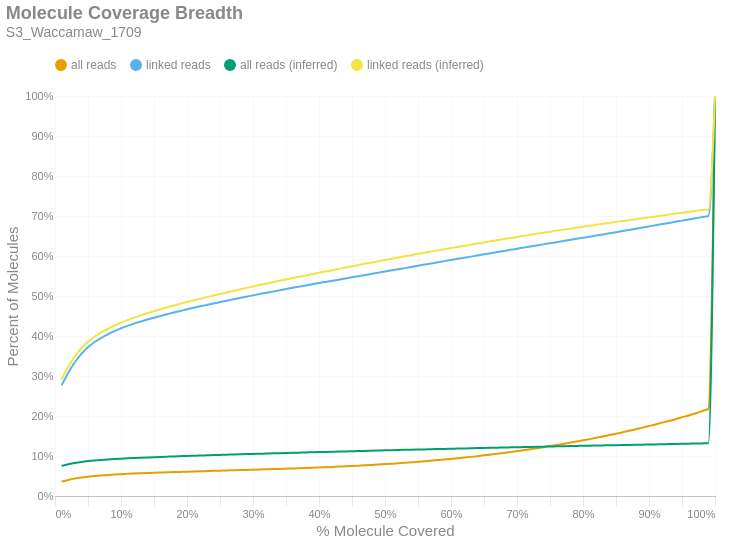

The code cell stored with this chart in its notebook:
### Markdown cell above
### Molecule Read Coverage
This chart shows molecule coverage breadth as computed by the number of bases aligned to that molecule. In other words, "*how much of each unique long molecule is actually sequenced/aligned?*" Keep in mind there is a distinction between sequences and alignments, since some sequences belonging to a particular molecule may not align well and wouldn't appear in the alignment data. This chart also shows molecule coverage breadth as computed by the *inferred fragment* from which the aligned sequences originate. Unlike read coverage, this calculation takes into account the total insert size, including unsequenced gaps between the forward and reverse reads. Like the previous figures, these are cumulative percents.

### Code cell
if SKIPLR:
    print_html(f"Skipped")
else:
    binned_df = consolidated_hist(valids['coverage_bp'], mask, 0.01, True)
    binned_df_inf = consolidated_hist(valids['coverage_inserts'], mask, 0.01, True)
    binned_df = binned_df.with_columns(pl.lit(binned_df_inf['all reads (cumsum)']).alias('all reads (inferred)'))
    binned_df = binned_df.with_columns(pl.lit(binned_df_inf['linked reads (cumsum)']).alias('linked reads (inferred)'))
    binned_df = binned_df.with_columns(
        (pl.col('bin').cast(pl.Float64) + 0.01).alias('right_edge')
    )

    with SafeRender(binned_df):
        (
            density_plot(binned_df, 'Molecule Coverage Breadth', samplename, 'molcov', ['all reads (inferred)','linked reads (inferred)'])
            .encode(
                #x=alt.X('bin:Q', title="% Molecule Covered").axis(format = '%').scale(padding=0),
                x=alt.X('right_edge:Q', title="% Molecule Covered").axis(format='%').scale(padding=0),
                y=alt.Y('value:Q', title='Percent of Molecules')
                    .axis(format='%')
                    .stack(False)
                    .scale(domainMin=0, padding=0),
                color=alt.Color("key:N").scale(domain = ["all reads", "linked reads", "all reads (inferred)", "linked reads (inferred)"]),
                tooltip = [
                    alt.Tooltip("key:N", title = "Data Type"),
                    alt.Tooltip("range_label:N", title="% Molecule Covered"),
                    alt.Tooltip("value:Q", format = ".2%", title="% Molecules")
                ]
            )
        ).display()

### Figure 1 — Vega-Lite specification as saved in the notebook (floating-point values rounded to 4 significant figures)
{"width": "container", "height": 400, "config": {"title": {"anchor": "start", "dy": -15, "fontSize": 18, "color": "#888888", "subtitleColor": "#888888", "subtitleFontSize": 14}, "arc": {"fill": "#0072B2"}, "axis": {"domainColor": "#888888", "domainWidth": 0.5, "gridWidth": 0.2, "grid": false, "titleFontWeight": 400, "titleFontSize": 15, "labelFontSize": 11, "labelColor": "#888888", "tickColor": "#888888", "tickWidth": 0.2, "titleColor": "#888888"}, "axisBand": {"grid": false}, "axisX": {"grid": true, "tickSize": 10, "domainCap": "round"}, "axisY": {"domain": false, "grid": true, "tickSize": 0, "domainCap": "round"}, "background": "transparent", "header": {"labelFontSize": 15, "labelColor": "#888888", "titleFontSize": 15, "titleFontWeight": 600, "titleColor": "#888888"}, "legend": {"labelFont": "sans-serif", "labelFontSize": 12, "labelColor": "#888888", "symbolSize": 100, "symbolType": "circle", "titleFontSize": 12, "titlePadding": 10, "titleColor": "#888888", "title": null, "orient": "top"}, "range": {"category": ["#E69F00", "#56B4E9", "#009E73", "#F0E442", "#0072B2", "#D55E00", "#CC79A7", "#000000"], "diverging": ["#cfe8f3", "#a2d4ec", "#73bfe2", "#46abdb", "#1696d2", "#12719e"]}, "area": {"fill": "#0072B2", "fillOpacity": 0.7, "line": true, "strokeOpacity": 0.7}, "line": {"color": "#0072B2", "stroke": "#0072B2", "strokeWidth": 2}, "trail": {"color": "#0072B2", "stroke": "#0072B2", "strokeWidth": 0, "size": 1}, "point": {"filled": true, "fillOpacity": 1.0, "size": 95}, "text": {"color": "#888888", "fontSize": 11, "align": "right", "fontWeight": 400, "size": 11}, "bar": {"fill": "#0072B2", "stroke": null}, "view": {"stroke": null, "continuousWidth": 660, "continuousHeight": 400}}, "data": {"name": "data-d1b18b7b6f2449c4186a0391a775c529"}, "mark": {"type": "line", "interpolate": "monotone", "point": {"opacity": 0, "size": 275}}, "encoding": {"color": {"field": "key", "scale": {"domain": ["all reads", "linked reads", "all reads (inferred)", "linked reads (inferred)"]}, "type": "nominal"}, "tooltip": [{"field": "key", "title": "Data Type", "type": "nominal"}, {"field": "range_label", "title": "% Molecule Covered", "type": "nominal"}, {"field": "value", "format": ".2%", "title": "% Molecules", "type": "quantitative"}], "x": {"axis": {"format": "%"}, "field": "right_edge", "scale": {"padding": 0}, "title": "% Molecule Covered", "type": "quantitative"}, "y": {"axis": {"format": "%"}, "field": "value", "scale": {"domainMin": 0, "padding": 0}, "stack": false, "title": "Percent of Molecules", "type": "quantitative"}}, "params": [{"name": "param_c36ac31b6afebe62", "select": {"type": "point", "fields": ["key"]}, "bind": "legend"}], "title": {"text": "Molecule Coverage Breadth", "subtitle": "S3_Waccamaw_1709"}, "transform": [{"fold": ["all reads (cumsum)", "linked reads (cumsum)", "all reads (inferred)", "linked reads (inferred)"]}, {"calculate": "replace(datum.key, ' (cumsum)', '')", "as": "key"}, {"filter": {"param": "param_c36ac31b6afebe62"}}], "usermeta": {"embedOptions": {"downloadFileName": "S3_Waccamaw_1709.molcov"}}, "$schema": "https://vega.github.io/schema/vega-lite/v6.1.0.json", "datasets": {"data-d1b18b7b6f2449c4186a0391a775c529": [{"bin": "0.0", "interval": "0.0-0.01", "all reads": 0.03617, "linked reads": 0.2766, "all reads (cumsum)": 0.03617, "linked reads (cumsum)": 0.2766, "range_label": "0.0-0.01", "all reads (inferred)": 0.07533, "linked reads (inferred)": 0.2918, "right_edge": 0.01}, {"bin": "0.01", "interval": "0.01-0.02", "all reads": 0.004023, "linked reads": 0.0312, "all reads (cumsum)": 0.0402, "linked reads (cumsum)": 0.3078, "range_label": "0.01-0.02", "all reads (inferred)": 0.07929, "linked reads (inferred)": 0.3229, "right_edge": 0.02}, {"bin": "0.02", "interval": "0.02-0.03", "all reads": 0.00341, "linked reads": 0.02661, "all reads (cumsum)": 0.04361, "linked reads (cumsum)": 0.3344, "range_label": "0.02-0.03", "all reads (inferred)": 0.08261, "linked reads (inferred)": 0.3491, "right_edge": 0.03}, {"bin": "0.03", "interval": "0.03-0.04", "all reads": 0.002699, "linked reads": 0.021, "all reads (cumsum)": 0.04631, "linked reads (cumsum)": 0.3554, "range_label": "0.03-0.04", "all reads (inferred)": 0.08518, "linked reads (inferred)": 0.3694, "right_edge": 0.04}, {"bin": "0.04", "interval": "0.04-0.05", "all reads": 0.002091, "linked reads": 0.01632, "all reads (cumsum)": 0.0484, "linked reads (cumsum)": 0.3717, "range_label": "0.04-0.05", "all reads (inferred)": 0.08725, "linked reads (inferred)": 0.3854, "right_edge": 0.05}, {"bin": "0.05", "interval": "0.05-0.06", "all reads": 0.001701, "linked reads": 0.01321, "all reads (cumsum)": 0.0501, "linked reads (cumsum)": 0.3849, "range_label": "0.05-0.06", "all reads (inferred)": 0.0889, "linked reads (inferred)": 0.3981, "right_edge": 0.06}, {"bin": "0.06", "interval": "0.06-0.07", "all reads": 0.001338, "linked reads": 0.01027, "all reads (cumsum)": 0.05144, "linked reads (cumsum)": 0.3952, "range_label": "0.06-0.07", "all reads (inferred)": 0.09026, "linked reads (inferred)": 0.4088, "right_edge": 0.07}, {"bin": "0.07", "interval": "0.07-0.08", "all reads": 0.00117, "linked reads": 0.009053, "all reads (cumsum)": 0.05261, "linked reads (cumsum)": 0.4042, "range_label": "0.07-0.08", "all reads (inferred)": 0.09145, "linked reads (inferred)": 0.418, "right_edge": 0.08}, {"bin": "0.08", "interval": "0.08-0.09", "all reads": 0.001037, "linked reads": 0.007965, "all reads (cumsum)": 0.05364, "linked reads (cumsum)": 0.4122, "range_label": "0.08-0.09", "all reads (inferred)": 0.09247, "linked reads (inferred)": 0.426, "right_edge": 0.09}, {"bin": "0.09", "interval": "0.09-0.1", "all reads": 0.0008905, "linked reads": 0.006814, "all reads (cumsum)": 0.05453, "linked reads (cumsum)": 0.419, "range_label": "0.09-0.1", "all reads (inferred)": 0.0934, "linked reads (inferred)": 0.4331, "right_edge": 0.1}, {"bin": "0.1", "interval": "0.1-0.11", "all reads": 0.0008121, "linked reads": 0.006188, "all reads (cumsum)": 0.05535, "linked reads (cumsum)": 0.4252, "range_label": "0.1-0.11", "all reads (inferred)": 0.09424, "linked reads (inferred)": 0.4397, "right_edge": 0.11}, {"bin": "0.11", "interval": "0.11-0.12", "all reads": 0.0007661, "linked reads": 0.005798, "all reads (cumsum)": 0.05611, "linked reads (cumsum)": 0.431, "range_label": "0.11-0.12", "all reads (inferred)": 0.09503, "linked reads (inferred)": 0.4458, "right_edge": 0.12}, {"bin": "0.12", "interval": "0.12-0.13", "all reads": 0.000673, "linked reads": 0.005106, "all reads (cumsum)": 0.05678, "linked reads (cumsum)": 0.4361, "range_label": "0.12-0.13", "all reads (inferred)": 0.09578, "linked reads (inferred)": 0.4517, "right_edge": 0.13}, {"bin": "0.13", "interval": "0.13-0.14", "all reads": 0.0006589, "linked reads": 0.004985, "all reads (cumsum)": 0.05744, "linked reads (cumsum)": 0.4411, "range_label": "0.13-0.14", "all reads (inferred)": 0.09648, "linked reads (inferred)": 0.457, "right_edge": 0.14}, {"bin": "0.14", "interval": "0.14-0.15", "all reads": 0.0006264, "linked reads": 0.004742, "all reads (cumsum)": 0.05807, "linked reads (cumsum)": 0.4458, "range_label": "0.14-0.15", "all reads (inferred)": 0.09715, "linked reads (inferred)": 0.4622, "right_edge": 0.15}, {"bin": "0.15", "interval": "0.15-0.16", "all reads": 0.0005791, "linked reads": 0.004372, "all reads (cumsum)": 0.05865, "linked reads (cumsum)": 0.4502, "range_label": "0.15-0.16", "all reads (inferred)": 0.09777, "linked reads (inferred)": 0.467, "right_edge": 0.16}, {"bin": "0.16", "interval": "0.16-0.17", "all reads": 0.000568, "linked reads": 0.004352, "all reads (cumsum)": 0.05922, "linked reads (cumsum)": 0.4546, "range_label": "0.16-0.17", "all reads (inferred)": 0.09837, "linked reads (inferred)": 0.4717, "right_edge": 0.17}, {"bin": "0.17", "interval": "0.17-0.18", "all reads": 0.0005639, "linked reads": 0.004244, "all reads (cumsum)": 0.05978, "linked reads (cumsum)": 0.4588, "range_label": "0.17-0.18", "all reads (inferred)": 0.09897, "linked reads (inferred)": 0.4763, "right_edge": 0.18}, {"bin": "0.18", "interval": "0.18-0.19", "all reads": 0.0005271, "linked reads": 0.003914, "all reads (cumsum)": 0.06031, "linked reads (cumsum)": 0.4627, "range_label": "0.18-0.19", "all reads (inferred)": 0.09953, "linked reads (inferred)": 0.4806, "right_edge": 0.19}, {"bin": "0.19", "interval": "0.19-0.2", "all reads": 0.000526, "linked reads": 0.003923, "all reads (cumsum)": 0.06083, "linked reads (cumsum)": 0.4666, "range_label": "0.19-0.2", "all reads (inferred)": 0.1001, "linked reads (inferred)": 0.4849, "right_edge": 0.2}, {"bin": "0.2", "interval": "0.2-0.21", "all reads": 0.0005109, "linked reads": 0.003786, "all reads (cumsum)": 0.06135, "linked reads (cumsum)": 0.4704, "range_label": "0.2-0.21", "all reads (inferred)": 0.1006, "linked reads (inferred)": 0.4891, "right_edge": 0.21}, {"bin": "0.21", "interval": "0.21-0.22", "all reads": 0.0005003, "linked reads": 0.0037, "all reads (cumsum)": 0.06185, "linked reads (cumsum)": 0.4741, "range_label": "0.21-0.22", "all reads (inferred)": 0.1012, "linked reads (inferred)": 0.4932, "right_edge": 0.22}, {"bin": "0.22", "interval": "0.22-0.23", "all reads": 0.0004825, "linked reads": 0.003572, "all reads (cumsum)": 0.06233, "linked reads (cumsum)": 0.4777, "range_label": "0.22-0.23", "all reads (inferred)": 0.1017, "linked reads (inferred)": 0.4972, "right_edge": 0.23}, {"bin": "0.23", "interval": "0.23-0.24", "all reads": 0.0004876, "linked reads": 0.003568, "all reads (cumsum)": 0.06282, "linked reads (cumsum)": 0.4813, "range_label": "0.23-0.24", "all reads (inferred)": 0.1022, "linked reads (inferred)": 0.5011, "right_edge": 0.24}, {"bin": "0.24", "interval": "0.24-0.25", "all reads": 0.0004798, "linked reads": 0.003518, "all reads (cumsum)": 0.0633, "linked reads (cumsum)": 0.4848, "range_label": "0.24-0.25", "all reads (inferred)": 0.1027, "linked reads (inferred)": 0.505, "right_edge": 0.25}, {"bin": "0.25", "interval": "0.25-0.26", "all reads": 0.0004925, "linked reads": 0.003537, "all reads (cumsum)": 0.06379, "linked reads (cumsum)": 0.4883, "range_label": "0.25-0.26", "all reads (inferred)": 0.1032, "linked reads (inferred)": 0.509, "right_edge": 0.26}, {"bin": "0.26", "interval": "0.26-0.27", "all reads": 0.0004714, "linked reads": 0.003323, "all reads (cumsum)": 0.06426, "linked reads (cumsum)": 0.4917, "range_label": "0.26-0.27", "all reads (inferred)": 0.1037, "linked reads (inferred)": 0.5127, "right_edge": 0.27}, {"bin": "0.27", "interval": "0.27-0.28", "all reads": 0.0004735, "linked reads": 0.003271, "all reads (cumsum)": 0.06473, "linked reads (cumsum)": 0.4949, "range_label": "0.27-0.28", "all reads (inferred)": 0.1042, "linked reads (inferred)": 0.5164, "right_edge": 0.28}, {"bin": "0.28", "interval": "0.28-0.29", "all reads": 0.0004938, "linked reads": 0.003377, "all reads (cumsum)": 0.06523, "linked reads (cumsum)": 0.4983, "range_label": "0.28-0.29", "all reads (inferred)": 0.1047, "linked reads (inferred)": 0.5203, "right_edge": 0.29}, {"bin": "0.29", "interval": "0.29-0.3", "all reads": 0.0004974, "linked reads": 0.003299, "all reads (cumsum)": 0.06572, "linked reads (cumsum)": 0.5016, "range_label": "0.29-0.3", "all reads (inferred)": 0.1052, "linked reads (inferred)": 0.5238, "right_edge": 0.3}, {"bin": "0.3", "interval": "0.3-0.31", "all reads": 0.000502, "linked reads": 0.003212, "all reads (cumsum)": 0.06623, "linked reads (cumsum)": 0.5048, "range_label": "0.3-0.31", "all reads (inferred)": 0.1056, "linked reads (inferred)": 0.5274, "right_edge": 0.31}, {"bin": "0.31", "interval": "0.31-0.32", "all reads": 0.0005117, "linked reads": 0.003136, "all reads (cumsum)": 0.06674, "linked reads (cumsum)": 0.5079, "range_label": "0.31-0.32", "all reads (inferred)": 0.1061, "linked reads (inferred)": 0.5309, "right_edge": 0.32}, {"bin": "0.32", "interval": "0.32-0.33", "all reads": 0.0005122, "linked reads": 0.003011, "all reads (cumsum)": 0.06725, "linked reads (cumsum)": 0.511, "range_label": "0.32-0.33", "all reads (inferred)": 0.1066, "linked reads (inferred)": 0.5344, "right_edge": 0.33}, {"bin": "0.33", "interval": "0.33-0.34", "all reads": 0.0005444, "linked reads": 0.003143, "all reads (cumsum)": 0.06779, "linked reads (cumsum)": 0.5141, "range_label": "0.33-0.34", "all reads (inferred)": 0.107, "linked reads (inferred)": 0.5379, "right_edge": 0.34}, {"bin": "0.34", "interval": "0.34-0.35", "all reads": 0.0005658, "linked reads": 0.003201, "all reads (cumsum)": 0.06836, "linked reads (cumsum)": 0.5173, "range_label": "0.34-0.35", "all reads (inferred)": 0.1075, "linked reads (inferred)": 0.5414, "right_edge": 0.35}, {"bin": "0.35", "interval": "0.35-0.36", "all reads": 0.0005688, "linked reads": 0.003112, "all reads (cumsum)": 0.06893, "linked reads (cumsum)": 0.5204, "range_label": "0.35-0.36", "all reads (inferred)": 0.1079, "linked reads (inferred)": 0.5448, "right_edge": 0.36}, {"bin": "0.36", "interval": "0.36-0.37", "all reads": 0.0005793, "linked reads": 0.003, "all reads (cumsum)": 0.06951, "linked reads (cumsum)": 0.5234, "range_label": "0.36-0.37", "all reads (inferred)": 0.1084, "linked reads (inferred)": 0.5482, "right_edge": 0.37}, {"bin": "0.37", "interval": "0.37-0.38", "all reads": 0.0006067, "linked reads": 0.003, "all reads (cumsum)": 0.07011, "linked reads (cumsum)": 0.5264, "range_label": "0.37-0.38", "all reads (inferred)": 0.1088, "linked reads (inferred)": 0.5514, "right_edge": 0.38}, {"bin": "0.38", "interval": "0.38-0.39", "all reads": 0.0006378, "linked reads": 0.003011, "all reads (cumsum)": 0.07075, "linked reads (cumsum)": 0.5294, "range_label": "0.38-0.39", "all reads (inferred)": 0.1093, "linked reads (inferred)": 0.5548, "right_edge": 0.39}, {"bin": "0.39", "interval": "0.39-0.4", "all reads": 0.0006611, "linked reads": 0.00303, "all reads (cumsum)": 0.07141, "linked reads (cumsum)": 0.5325, "range_label": "0.39-0.4", "all reads (inferred)": 0.1097, "linked reads (inferred)": 0.5581, "right_edge": 0.4}, {"bin": "0.4", "interval": "0.4-0.41", "all reads": 0.0006362, "linked reads": 0.002768, "all reads (cumsum)": 0.07205, "linked reads (cumsum)": 0.5352, "range_label": "0.4-0.41", "all reads (inferred)": 0.1102, "linked reads (inferred)": 0.5615, "right_edge": 0.41}, {"bin": "0.41", "interval": "0.41-0.42", "all reads": 0.0006838, "linked reads": 0.002813, "all reads (cumsum)": 0.07273, "linked reads (cumsum)": 0.538, "range_label": "0.41-0.42", "all reads (inferred)": 0.1106, "linked reads (inferred)": 0.5647, "right_edge": 0.42}, {"bin": "0.42", "interval": "0.42-0.43", "all reads": 0.0007374, "linked reads": 0.002794, "all reads (cumsum)": 0.07347, "linked reads (cumsum)": 0.5408, "range_label": "0.42-0.43", "all reads (inferred)": 0.111, "linked reads (inferred)": 0.5678, "right_edge": 0.43}, {"bin": "0.43", "interval": "0.43-0.44", "all reads": 0.0007909, "linked reads": 0.003067, "all reads (cumsum)": 0.07426, "linked reads (cumsum)": 0.5439, "range_label": "0.43-0.44", "all reads (inferred)": 0.1115, "linked reads (inferred)": 0.571, "right_edge": 0.44}, {"bin": "0.44", "interval": "0.44-0.45", "all reads": 0.000805, "linked reads": 0.002891, "all reads (cumsum)": 0.07507, "linked reads (cumsum)": 0.5468, "range_label": "0.44-0.45", "all reads (inferred)": 0.1119, "linked reads (inferred)": 0.5743, "right_edge": 0.45}, {"bin": "0.45", "interval": "0.45-0.46", "all reads": 0.0008394, "linked reads": 0.002844, "all reads (cumsum)": 0.07591, "linked reads (cumsum)": 0.5496, "range_label": "0.45-0.46", "all reads (inferred)": 0.1124, "linked reads (inferred)": 0.5774, "right_edge": 0.46}, {"bin": "0.46", "interval": "0.46-0.47", "all reads": 0.0008594, "linked reads": 0.002844, "all reads (cumsum)": 0.07677, "linked reads (cumsum)": 0.5525, "range_label": "0.46-0.47", "all reads (inferred)": 0.1128, "linked reads (inferred)": 0.5807, "right_edge": 0.47}, {"bin": "0.47", "interval": "0.47-0.48", "all reads": 0.0009547, "linked reads": 0.002991, "all reads (cumsum)": 0.07772, "linked reads (cumsum)": 0.5555, "range_label": "0.47-0.48", "all reads (inferred)": 0.1132, "linked reads (inferred)": 0.5837, "right_edge": 0.48}, {"bin": "0.48", "interval": "0.48-0.49", "all reads": 0.000929, "linked reads": 0.002815, "all reads (cumsum)": 0.07865, "linked reads (cumsum)": 0.5583, "range_label": "0.48-0.49", "all reads (inferred)": 0.1136, "linked reads (inferred)": 0.5869, "right_edge": 0.49}, {"bin": "0.49", "interval": "0.49-0.5", "all reads": 0.001066, "linked reads": 0.003015, "all reads (cumsum)": 0.07972, "linked reads (cumsum)": 0.5613, "range_label": "0.49-0.5", "all reads (inferred)": 0.1141, "linked reads (inferred)": 0.5902, "right_edge": 0.5}, {"bin": "0.5", "interval": "0.5-0.51", "all reads": 0.0009936, "linked reads": 0.00282, "all reads (cumsum)": 0.08071, "linked reads (cumsum)": 0.5641, "range_label": "0.5-0.51", "all reads (inferred)": 0.1145, "linked reads (inferred)": 0.5932, "right_edge": 0.51}, {"bin": "0.51", "interval": "0.51-0.52", "all reads": 0.001147, "linked reads": 0.002818, "all reads (cumsum)": 0.08186, "linked reads (cumsum)": 0.5669, "range_label": "0.51-0.52", "all reads (inferred)": 0.1149, "linked reads (inferred)": 0.5963, "right_edge": 0.52}, {"bin": "0.52", "interval": "0.52-0.53", "all reads": 0.001144, "linked reads": 0.002768, "all reads (cumsum)": 0.083, "linked reads (cumsum)": 0.5697, "range_label": "0.52-0.53", "all reads (inferred)": 0.1153, "linked reads (inferred)": 0.5992, "right_edge": 0.53}, {"bin": "0.53", "interval": "0.53-0.54", "all reads": 0.00124, "linked reads": 0.002911, "all reads (cumsum)": 0.08424, "linked reads (cumsum)": 0.5726, "range_label": "0.53-0.54", "all reads (inferred)": 0.1157, "linked reads (inferred)": 0.6021, "right_edge": 0.54}, {"bin": "0.54", "interval": "0.54-0.55", "all reads": 0.001259, "linked reads": 0.002976, "all reads (cumsum)": 0.0855, "linked reads (cumsum)": 0.5756, "range_label": "0.54-0.55", "all reads (inferred)": 0.1161, "linked reads (inferred)": 0.6052, "right_edge": 0.55}, {"bin": "0.55", "interval": "0.55-0.56", "all reads": 0.001357, "linked reads": 0.002937, "all reads (cumsum)": 0.08686, "linked reads (cumsum)": 0.5785, "range_label": "0.55-0.56", "all reads (inferred)": 0.1166, "linked reads (inferred)": 0.6082, "right_edge": 0.56}, {"bin": "0.56", "interval": "0.56-0.57", "all reads": 0.001415, "linked reads": 0.002894, "all reads (cumsum)": 0.08827, "linked reads (cumsum)": 0.5814, "range_label": "0.56-0.57", "all reads (inferred)": 0.117, "linked reads (inferred)": 0.6113, "right_edge": 0.57}, {"bin": "0.57", "interval": "0.57-0.58", "all reads": 0.001434, "linked reads": 0.002924, "all reads (cumsum)": 0.08971, "linked reads (cumsum)": 0.5843, "range_label": "0.57-0.58", "all reads (inferred)": 0.1174, "linked reads (inferred)": 0.6141, "right_edge": 0.58}, {"bin": "0.58", "interval": "0.58-0.59", "all reads": 0.0015, "linked reads": 0.002826, "all reads (cumsum)": 0.09121, "linked reads (cumsum)": 0.5872, "range_label": "0.58-0.59", "all reads (inferred)": 0.1178, "linked reads (inferred)": 0.617, "right_edge": 0.59}, {"bin": "0.59", "interval": "0.59-0.6", "all reads": 0.001567, "linked reads": 0.002915, "all reads (cumsum)": 0.09277, "linked reads (cumsum)": 0.5901, "range_label": "0.59-0.6", "all reads (inferred)": 0.1182, "linked reads (inferred)": 0.6199, "right_edge": 0.6}, {"bin": "0.6", "interval": "0.6-0.61", "all reads": 0.001592, "linked reads": 0.002768, "all reads (cumsum)": 0.09437, "linked reads (cumsum)": 0.5929, "range_label": "0.6-0.61", "all reads (inferred)": 0.1186, "linked reads (inferred)": 0.6227, "right_edge": 0.61}, {"bin": "0.61", "interval": "0.61-0.62", "all reads": 0.001724, "linked reads": 0.00277, "all reads (cumsum)": 0.09609, "linked reads (cumsum)": 0.5956, "range_label": "0.61-0.62", "all reads (inferred)": 0.119, "linked reads (inferred)": 0.6256, "right_edge": 0.62}, {"bin": "0.62", "interval": "0.62-0.63", "all reads": 0.001722, "linked reads": 0.002835, "all reads (cumsum)": 0.09781, "linked reads (cumsum)": 0.5985, "range_label": "0.62-0.63", "all reads (inferred)": 0.1193, "linked reads (inferred)": 0.6284, "right_edge": 0.63}, {"bin": "0.63", "interval": "0.63-0.64", "all reads": 0.001846, "linked reads": 0.002885, "all reads (cumsum)": 0.09966, "linked reads (cumsum)": 0.6013, "range_label": "0.63-0.64", "all reads (inferred)": 0.1197, "linked reads (inferred)": 0.6313, "right_edge": 0.64}, {"bin": "0.64", "interval": "0.64-0.65", "all reads": 0.001926, "linked reads": 0.002781, "all reads (cumsum)": 0.1016, "linked reads (cumsum)": 0.6041, "range_label": "0.64-0.65", "all reads (inferred)": 0.1201, "linked reads (inferred)": 0.6341, "right_edge": 0.65}, {"bin": "0.65", "interval": "0.65-0.66", "all reads": 0.002012, "linked reads": 0.002809, "all reads (cumsum)": 0.1036, "linked reads (cumsum)": 0.6069, "range_label": "0.65-0.66", "all reads (inferred)": 0.1205, "linked reads (inferred)": 0.6369, "right_edge": 0.66}, {"bin": "0.66", "interval": "0.66-0.67", "all reads": 0.002049, "linked reads": 0.002861, "all reads (cumsum)": 0.1056, "linked reads (cumsum)": 0.6098, "range_label": "0.66-0.67", "all reads (inferred)": 0.1209, "linked reads (inferred)": 0.6395, "right_edge": 0.67}, {"bin": "0.67", "interval": "0.67-0.68", "all reads": 0.002124, "linked reads": 0.002742, "all reads (cumsum)": 0.1078, "linked reads (cumsum)": 0.6125, "range_label": "0.67-0.68", "all reads (inferred)": 0.1212, "linked reads (inferred)": 0.6423, "right_edge": 0.68}, {"bin": "0.68", "interval": "0.68-0.69", "all reads": 0.002158, "linked reads": 0.002833, "all reads (cumsum)": 0.1099, "linked reads (cumsum)": 0.6154, "range_label": "0.68-0.69", "all reads (inferred)": 0.1216, "linked reads (inferred)": 0.6449, "right_edge": 0.69}, {"bin": "0.69", "interval": "0.69-0.7", "all reads": 0.002305, "linked reads": 0.002885, "all reads (cumsum)": 0.1122, "linked reads (cumsum)": 0.6183, "range_label": "0.69-0.7", "all reads (inferred)": 0.122, "linked reads (inferred)": 0.6476, "right_edge": 0.7}, {"bin": "0.7", "interval": "0.7-0.71", "all reads": 0.002281, "linked reads": 0.002666, "all reads (cumsum)": 0.1145, "linked reads (cumsum)": 0.6209, "range_label": "0.7-0.71", "all reads (inferred)": 0.1223, "linked reads (inferred)": 0.6503, "right_edge": 0.71}, {"bin": "0.71", "interval": "0.71-0.72", "all reads": 0.002434, "linked reads": 0.002781, "all reads (cumsum)": 0.1169, "linked reads (cumsum)": 0.6237, "range_label": "0.71-0.72", "all reads (inferred)": 0.1227, "linked reads (inferred)": 0.653, "right_edge": 0.72}, {"bin": "0.72", "interval": "0.72-0.73", "all reads": 0.002513, "linked reads": 0.002727, "all reads (cumsum)": 0.1195, "linked reads (cumsum)": 0.6264, "range_label": "0.72-0.73", "all reads (inferred)": 0.1231, "linked reads (inferred)": 0.6556, "right_edge": 0.73}, {"bin": "0.73", "interval": "0.73-0.74", "all reads": 0.002518, "linked reads": 0.002666, "all reads (cumsum)": 0.122, "linked reads (cumsum)": 0.6291, "range_label": "0.73-0.74", "all reads (inferred)": 0.1234, "linked reads (inferred)": 0.6582, "right_edge": 0.74}, {"bin": "0.74", "interval": "0.74-0.75", "all reads": 0.002823, "linked reads": 0.002917, "all reads (cumsum)": 0.1248, "linked reads (cumsum)": 0.632, "range_label": "0.74-0.75", "all reads (inferred)": 0.1238, "linked reads (inferred)": 0.6609, "right_edge": 0.75}, {"bin": "0.75", "interval": "0.75-0.76", "all reads": 0.002627, "linked reads": 0.002573, "all reads (cumsum)": 0.1274, "linked reads (cumsum)": 0.6346, "range_label": "0.75-0.76", "all reads (inferred)": 0.1241, "linked reads (inferred)": 0.6634, "right_edge": 0.76}, {"bin": "0.76", "interval": "0.76-0.77", "all reads": 0.002771, "linked reads": 0.002802, "all reads (cumsum)": 0.1302, "linked reads (cumsum)": 0.6374, "range_label": "0.76-0.77", "all reads (inferred)": 0.1245, "linked reads (inferred)": 0.6659, "right_edge": 0.77}, {"bin": "0.77", "interval": "0.77-0.78", "all reads": 0.002885, "linked reads": 0.002881, "all reads (cumsum)": 0.1331, "linked reads (cumsum)": 0.6403, "range_label": "0.77-0.78", "all reads (inferred)": 0.1248, "linked reads (inferred)": 0.6684, "right_edge": 0.78}, {"bin": "0.78", "interval": "0.78-0.79", "all reads": 0.002968, "linked reads": 0.002616, "all reads (cumsum)": 0.1361, "linked reads (cumsum)": 0.6429, "range_label": "0.78-0.79", "all reads (inferred)": 0.1252, "linked reads (inferred)": 0.6709, "right_edge": 0.79}, {"bin": "0.79", "interval": "0.79-0.8", "all reads": 0.003202, "linked reads": 0.002798, "all reads (cumsum)": 0.1393, "linked reads (cumsum)": 0.6457, "range_label": "0.79-0.8", "all reads (inferred)": 0.1255, "linked reads (inferred)": 0.6734, "right_edge": 0.8}, {"bin": "0.8", "interval": "0.8-0.81", "all reads": 0.002961, "linked reads": 0.002672, "all reads (cumsum)": 0.1422, "linked reads (cumsum)": 0.6484, "range_label": "0.8-0.81", "all reads (inferred)": 0.1258, "linked reads (inferred)": 0.6757, "right_edge": 0.81}, {"bin": "0.81", "interval": "0.81-0.82", "all reads": 0.003207, "linked reads": 0.002792, "all reads (cumsum)": 0.1454, "linked reads (cumsum)": 0.6511, "range_label": "0.81-0.82", "all reads (inferred)": 0.1262, "linked reads (inferred)": 0.6781, "right_edge": 0.82}, {"bin": "0.82", "interval": "0.82-0.83", "all reads": 0.003402, "linked reads": 0.002828, "all reads (cumsum)": 0.1488, "linked reads (cumsum)": 0.654, "range_label": "0.82-0.83", "all reads (inferred)": 0.1265, "linked reads (inferred)": 0.6805, "right_edge": 0.83}, {"bin": "0.83", "interval": "0.83-0.84", "all reads": 0.003435, "linked reads": 0.002785, "all reads (cumsum)": 0.1523, "linked reads (cumsum)": 0.6568, "range_label": "0.83-0.84", "all reads (inferred)": 0.1268, "linked reads (inferred)": 0.6828, "right_edge": 0.84}, {"bin": "0.84", "interval": "0.84-0.85", "all reads": 0.003478, "linked reads": 0.00287, "all reads (cumsum)": 0.1557, "linked reads (cumsum)": 0.6596, "range_label": "0.84-0.85", "all reads (inferred)": 0.1271, "linked reads (inferred)": 0.6851, "right_edge": 0.85}, {"bin": "0.85", "interval": "0.85-0.86", "all reads": 0.003661, "linked reads": 0.002824, "all reads (cumsum)": 0.1594, "linked reads (cumsum)": 0.6624, "range_label": "0.85-0.86", "all reads (inferred)": 0.1274, "linked reads (inferred)": 0.6873, "right_edge": 0.86}, {"bin": "0.86", "interval": "0.86-0.87", "all reads": 0.00368, "linked reads": 0.002753, "all reads (cumsum)": 0.1631, "linked reads (cumsum)": 0.6652, "range_label": "0.86-0.87", "all reads (inferred)": 0.1278, "linked reads (inferred)": 0.6897, "right_edge": 0.87}, {"bin": "0.87", "interval": "0.87-0.88", "all reads": 0.003894, "linked reads": 0.002926, "all reads (cumsum)": 0.167, "linked reads (cumsum)": 0.6681, "range_label": "0.87-0.88", "all reads (inferred)": 0.1281, "linked reads (inferred)": 0.692, "right_edge": 0.88}, {"bin": "0.88", "interval": "0.88-0.89", "all reads": 0.003901, "linked reads": 0.003021, "all reads (cumsum)": 0.1709, "linked reads (cumsum)": 0.6711, "range_label": "0.88-0.89", "all reads (inferred)": 0.1284, "linked reads (inferred)": 0.6942, "right_edge": 0.89}, {"bin": "0.89", "interval": "0.89-0.9", "all reads": 0.004125, "linked reads": 0.002902, "all reads (cumsum)": 0.175, "linked reads (cumsum)": 0.6741, "range_label": "0.89-0.9", "all reads (inferred)": 0.1287, "linked reads (inferred)": 0.6966, "right_edge": 0.9}, {"bin": "0.9", "interval": "0.9-0.91", "all reads": 0.003947, "linked reads": 0.002874, "all reads (cumsum)": 0.1789, "linked reads (cumsum)": 0.6769, "range_label": "0.9-0.91", "all reads (inferred)": 0.129, "linked reads (inferred)": 0.6988, "right_edge": 0.91}, {"bin": "0.91", "interval": "0.91-0.92", "all reads": 0.004561, "linked reads": 0.002878, "all reads (cumsum)": 0.1835, "linked reads (cumsum)": 0.6798, "range_label": "0.91-0.92", "all reads (inferred)": 0.1294, "linked reads (inferred)": 0.7012, "right_edge": 0.92}, {"bin": "0.92", "interval": "0.92-0.93", "all reads": 0.004034, "linked reads": 0.002894, "all reads (cumsum)": 0.1875, "linked reads (cumsum)": 0.6827, "range_label": "0.92-0.93", "all reads (inferred)": 0.1297, "linked reads (inferred)": 0.7036, "right_edge": 0.93}, {"bin": "0.93", "interval": "0.93-0.94", "all reads": 0.004491, "linked reads": 0.002885, "all reads (cumsum)": 0.192, "linked reads (cumsum)": 0.6856, "range_label": "0.93-0.94", "all reads (inferred)": 0.1301, "linked reads (inferred)": 0.7059, "right_edge": 0.94}, {"bin": "0.94", "interval": "0.94-0.95", "all reads": 0.004933, "linked reads": 0.002848, "all reads (cumsum)": 0.197, "linked reads (cumsum)": 0.6884, "range_label": "0.94-0.95", "all reads (inferred)": 0.1304, "linked reads (inferred)": 0.7082, "right_edge": 0.95}, {"bin": "0.95", "interval": "0.95-0.96", "all reads": 0.004253, "linked reads": 0.00295, "all reads (cumsum)": 0.2012, "linked reads (cumsum)": 0.6914, "range_label": "0.95-0.96", "all reads (inferred)": 0.1308, "linked reads (inferred)": 0.7105, "right_edge": 0.96}, {"bin": "0.96", "interval": "0.96-0.97", "all reads": 0.005016, "linked reads": 0.002833, "all reads (cumsum)": 0.2062, "linked reads (cumsum)": 0.6942, "range_label": "0.96-0.97", "all reads (inferred)": 0.1311, "linked reads (inferred)": 0.7128, "right_edge": 0.97}, {"bin": "0.97", "interval": "0.97-0.98", "all reads": 0.005848, "linked reads": 0.00298, "all reads (cumsum)": 0.2121, "linked reads (cumsum)": 0.6972, "range_label": "0.97-0.98", "all reads (inferred)": 0.1315, "linked reads (inferred)": 0.7149, "right_edge": 0.98}, {"bin": "0.98", "interval": "0.98-0.99", "all reads": 0.005546, "linked reads": 0.002937, "all reads (cumsum)": 0.2176, "linked reads (cumsum)": 0.7001, "range_label": "0.98-0.99", "all reads (inferred)": 0.1319, "linked reads (inferred)": 0.716, "right_edge": 0.99}, {"bin": "0.99", "interval": "0.99-1.0", "all reads": 0.7824, "linked reads": 0.2999, "all reads (cumsum)": 1.0, "linked reads (cumsum)": 1.0, "range_label": "0.99-1.0", "all reads (inferred)": 1.0, "linked reads (inferred)": 1.0, "right_edge": 1.0}]}}
